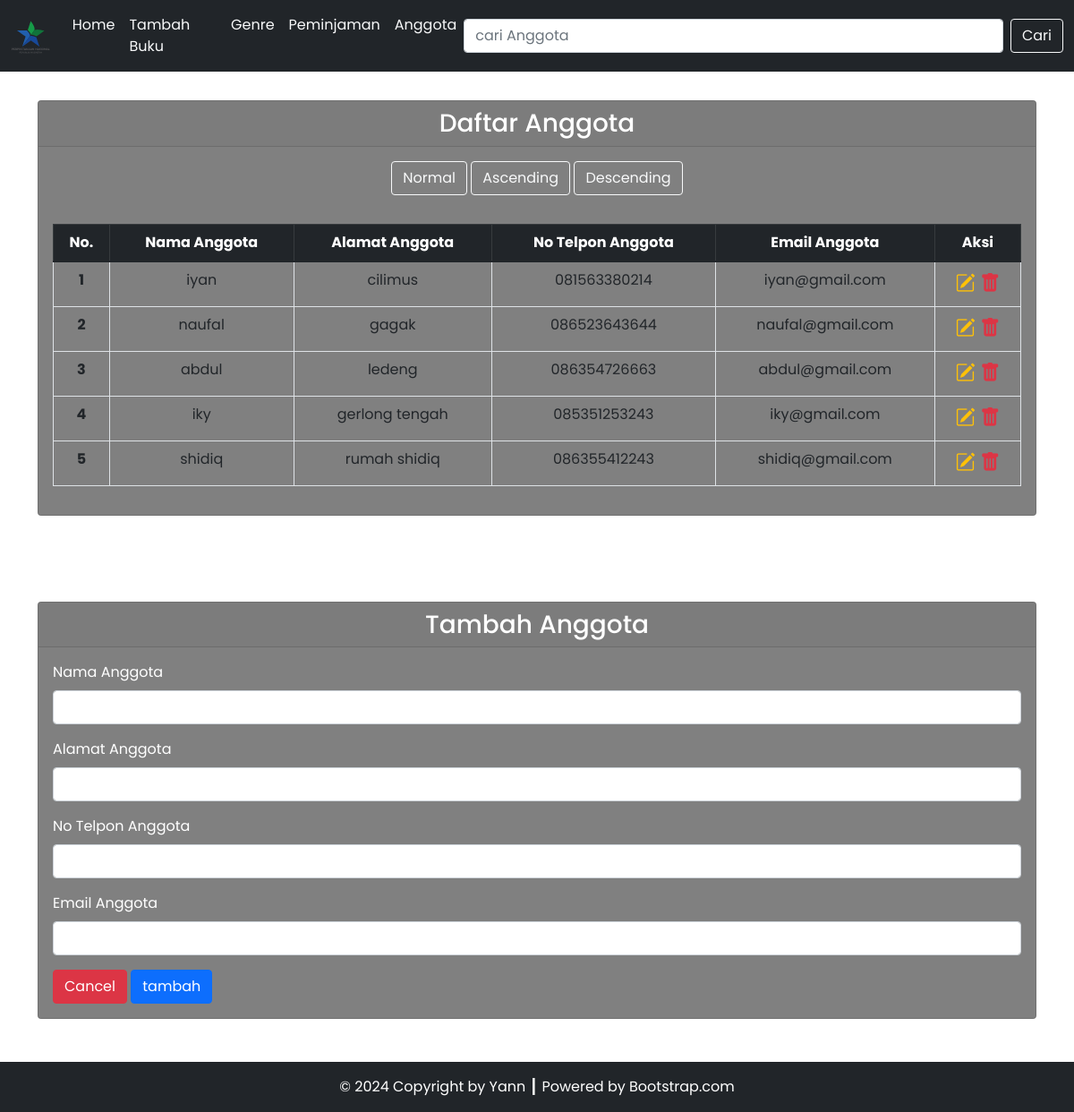
Page /TP3DPBO/anggota.php on the committed database.
### tables this page shows
CREATE TABLE `anggota` (
  `id_anggota` int(11) NOT NULL AUTO_INCREMENT,
  `nama_anggota` varchar(255) DEFAULT NULL,
  `alamat_anggota` varchar(255) DEFAULT NULL,
  `no_telpon_anggota` varchar(255) DEFAULT NULL,
  `email_anggota` varchar(255) DEFAULT NULL,
  PRIMARY KEY (`id_anggota`)
);

### TP3DPBO/config/db.php (called while the page is built)
<?php
$DB_HOST = "localhost";
$DB_USERNAME = "root";
$DB_PASSWORD = "";
$DB_NAME = "db_perpustakaan";

### TP3DPBO/classes/DB.php (called while the page is built, shortened)
<?php
class DB
{
    private $hostname;
    private $username;
    private $password;
    private $dbname;
    private $conn;
    private $result;
    function __construct($hostname, $username, $password, $dbname)
    {
        $this->hostname = $hostname;
        $this->username = $username;
        $this->password = $password;
        $this->dbname = $dbname;
    }
    function open()
    {
        $this->conn = mysqli_connect($this->hostname, $this->username, $this->password, $this->dbname);
    }
    function execute($query)
    {
        $this->result = mysqli_query($this->conn, $query);
    }
    function getResult()
    {
        return mysqli_fetch_array($this->result);
    }
}

### TP3DPBO/classes/Anggota.php (called while the page is built, shortened)
<?php
class Anggota extends DB
{
    function getanggota(){
        $query = "SELECT * FROM anggota";
        return $this->execute($query);
    }
}

### TP3DPBO/anggota.php (the view, shortened to what this page needs)
<?php
include('config/db.php');
include('classes/DB.php');
include('classes/Anggota.php');
include('classes/Peminjaman.php');
$anggota = new Anggota($DB_HOST, $DB_USERNAME, $DB_PASSWORD, $DB_NAME);
$anggota->open();
$anggota->getanggota();
$formtambah = '<div class="col gx-2 gy-3 justify-content-center">
<form action="anggota.php" method="post" role="form" id="form-add">
    <input type="hidden" name="id" id="id">
    <div class="mb-3">
        <label for="nama_anggota" class="form-label">Nama Anggota</label>
        <input type="text" class="form-control" id="nama_anggota" name="nama_anggota" required>
    </div>
    <div class="mb-3">
        <label for="alamat_anggota" class="form-label">Alamat Anggota</label>
        <input type="text" class="form-control" id="alamat_anggota" name="alamat_anggota" required>
    </div>
    <div class="mb-3">
        <label for="no_telpon_anggota" class="form-label">No Telpon Anggota</label>
        <input type="text" class="form-control" id="no_telpon_anggota" name="no_telpon_anggota" required>
    </div>
    <div class="mb-3">
        <label for="email_anggota" class="form-label">Email Anggota</label>
        <input type="text" class="form-control" id="email_anggota" name="email_anggota" required>
    </div>
    <a href="anggota.php"><button type="button" class="btn btn-danger" data-bs-dismiss="modal">Cancel</button></a>
    <button type="submit" class="btn btn-primary text-white" name="tambah" id="tambah" form="form-add">tambah</button>
</form>
</div>
';
$header = '<tr>
<th scope="row">No.</th>
<th scope="row">Nama Anggota</th>
<th scope="row">Alamat Anggota</th>
<th scope="row">No Telpon Anggota</th>
<th scope="row">Email Anggota</th>
<th scope="row">Aksi</th>
</tr>';
$data = null;
$no = 1;
while ($div = $anggota->getResult()) {
    $data .= '<tr>
    <th scope="row">' . $no . '</th>
    <td>' . $div['nama_anggota'] . '</td>
    <td>' . $div['alamat_anggota'] . '</td>
    <td>' . $div['no_telpon_anggota'] . '</td>
    <td>' . $div['email_anggota'] . '</td>
    <td style="font-size: 22px;">
        <a href="anggota.php?update=' . $div['id_anggota'] . '" title="Edit Data"><i class="bi bi-pencil-square text-warning"></i></a>&nbsp;<a href="anggota.php?hapus=' . $div['id_anggota'] . '" title="Delete Data"><i class="bi bi-trash-fill text-danger"></i></a>
        </td>
    </tr>';
    $no++;
}

### rows in the picture
anggota: nama_anggota "iyan", alamat_anggota "cilimus", no_telpon_anggota "081563380214", email_anggota "iyan@gmail.com"
anggota: nama_anggota "naufal", alamat_anggota "gagak", no_telpon_anggota "086523643644", email_anggota "naufal@gmail.com"
anggota: nama_anggota "abdul", alamat_anggota "ledeng", no_telpon_anggota "086354726663", email_anggota "abdul@gmail.com"
anggota: nama_anggota "iky", alamat_anggota "gerlong tengah", no_telpon_anggota "085351253243", email_anggota "iky@gmail.com"
anggota: nama_anggota "shidiq", alamat_anggota "rumah shidiq", no_telpon_anggota "086355412243", email_anggota "shidiq@gmail.com"
